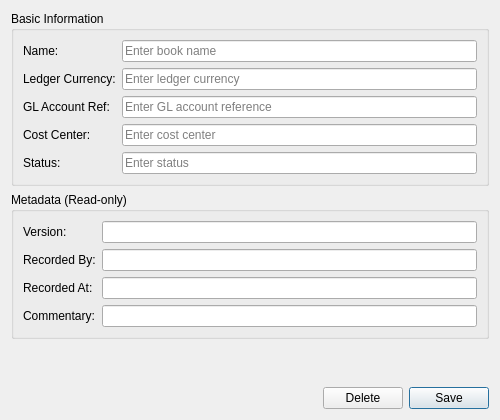
<?xml version="1.0" encoding="UTF-8"?>
<ui version="4.0">
 <class>BookDetailDialog</class>
 <widget class="QWidget" name="BookDetailDialog">
  <property name="geometry">
   <rect>
    <x>0</x>
    <y>0</y>
    <width>500</width>
    <height>420</height>
   </rect>
  </property>
  <property name="sizePolicy">
   <sizepolicy hsizetype="Preferred" vsizetype="Preferred">
    <horstretch>0</horstretch>
    <verstretch>0</verstretch>
   </sizepolicy>
  </property>
  <property name="minimumSize">
   <size>
    <width>450</width>
    <height>0</height>
   </size>
  </property>
  <property name="windowTitle">
   <string>Book Details</string>
  </property>
  <layout class="QVBoxLayout" name="verticalLayout">
   <item>
    <widget class="QGroupBox" name="basicInfoGroup">
     <property name="title">
      <string>Basic Information</string>
     </property>
     <layout class="QFormLayout" name="formLayout">
      <item row="0" column="0">
       <widget class="QLabel" name="label_nameEdit">
        <property name="text">
         <string>Name:</string>
        </property>
       </widget>
      </item>
      <item row="0" column="1">
       <widget class="QLineEdit" name="nameEdit">
        <property name="placeholderText">
         <string>Enter book name</string>
        </property>
       </widget>
      </item>
      <item row="1" column="0">
       <widget class="QLabel" name="label_ledgerCcyEdit">
        <property name="text">
         <string>Ledger Currency:</string>
        </property>
       </widget>
      </item>
      <item row="1" column="1">
       <widget class="QLineEdit" name="ledgerCcyEdit">
        <property name="placeholderText">
         <string>Enter ledger currency</string>
        </property>
       </widget>
      </item>
      <item row="2" column="0">
       <widget class="QLabel" name="label_glAccountRefEdit">
        <property name="text">
         <string>GL Account Ref:</string>
        </property>
       </widget>
      </item>
      <item row="2" column="1">
       <widget class="QLineEdit" name="glAccountRefEdit">
        <property name="placeholderText">
         <string>Enter GL account reference</string>
        </property>
       </widget>
      </item>
      <item row="3" column="0">
       <widget class="QLabel" name="label_costCenterEdit">
        <property name="text">
         <string>Cost Center:</string>
        </property>
       </widget>
      </item>
      <item row="3" column="1">
       <widget class="QLineEdit" name="costCenterEdit">
        <property name="placeholderText">
         <string>Enter cost center</string>
        </property>
       </widget>
      </item>
      <item row="4" column="0">
       <widget class="QLabel" name="label_bookStatusEdit">
        <property name="text">
         <string>Status:</string>
        </property>
       </widget>
      </item>
      <item row="4" column="1">
       <widget class="QLineEdit" name="bookStatusEdit">
        <property name="placeholderText">
         <string>Enter status</string>
        </property>
       </widget>
      </item>
     </layout>
    </widget>
   </item>
   <item>
    <widget class="QGroupBox" name="metadataGroup">
     <property name="title">
      <string>Metadata (Read-only)</string>
     </property>
     <layout class="QFormLayout" name="formLayout_2">
      <item row="0" column="0">
       <widget class="QLabel" name="labelVersion">
        <property name="text">
         <string>Version:</string>
        </property>
       </widget>
      </item>
      <item row="0" column="1">
       <widget class="QLineEdit" name="versionEdit">
        <property name="readOnly">
         <bool>true</bool>
        </property>
       </widget>
      </item>
      <item row="1" column="0">
       <widget class="QLabel" name="labelRecordedBy">
        <property name="text">
         <string>Recorded By:</string>
        </property>
       </widget>
      </item>
      <item row="1" column="1">
       <widget class="QLineEdit" name="recordedByEdit">
        <property name="readOnly">
         <bool>true</bool>
        </property>
       </widget>
      </item>
      <item row="2" column="0">
       <widget class="QLabel" name="labelRecordedAt">
        <property name="text">
         <string>Recorded At:</string>
        </property>
       </widget>
      </item>
      <item row="2" column="1">
       <widget class="QLineEdit" name="recordedAtEdit">
        <property name="readOnly">
         <bool>true</bool>
        </property>
       </widget>
      </item>
      <item row="3" column="0">
       <widget class="QLabel" name="labelCommentary">
        <property name="text">
         <string>Commentary:</string>
        </property>
       </widget>
      </item>
      <item row="3" column="1">
       <widget class="QLineEdit" name="commentaryEdit">
        <property name="readOnly">
         <bool>true</bool>
        </property>
       </widget>
      </item>
     </layout>
    </widget>
   </item>
   <item>
    <spacer name="verticalSpacer">
     <property name="orientation">
      <enum>Qt::Vertical</enum>
     </property>
     <property name="sizeHint" stdset="0">
      <size>
       <width>20</width>
       <height>40</height>
      </size>
     </property>
    </spacer>
   </item>
   <item>
    <layout class="QHBoxLayout" name="buttonLayout">
     <item>
      <spacer name="horizontalSpacer">
       <property name="orientation">
        <enum>Qt::Horizontal</enum>
       </property>
       <property name="sizeHint" stdset="0">
        <size>
         <width>40</width>
         <height>20</height>
        </size>
       </property>
      </spacer>
     </item>
     <item>
      <widget class="QPushButton" name="deleteButton">
       <property name="text">
        <string>Delete</string>
       </property>
      </widget>
     </item>
     <item>
      <widget class="QPushButton" name="saveButton">
       <property name="text">
        <string>Save</string>
       </property>
       <property name="default">
        <bool>true</bool>
       </property>
      </widget>
     </item>
    </layout>
   </item>
  </layout>
 </widget>
 <resources/>
 <connections/>
</ui>
